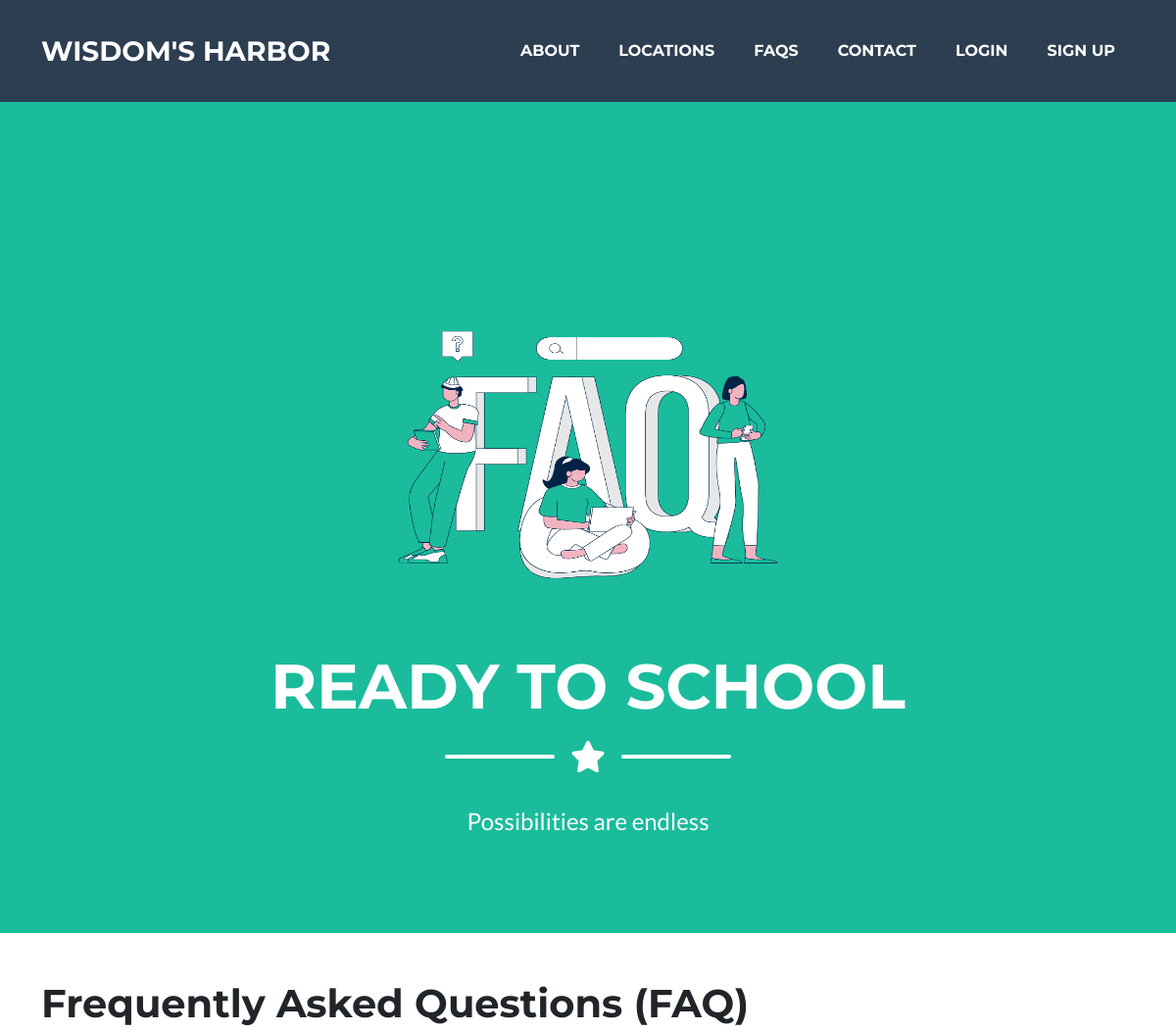
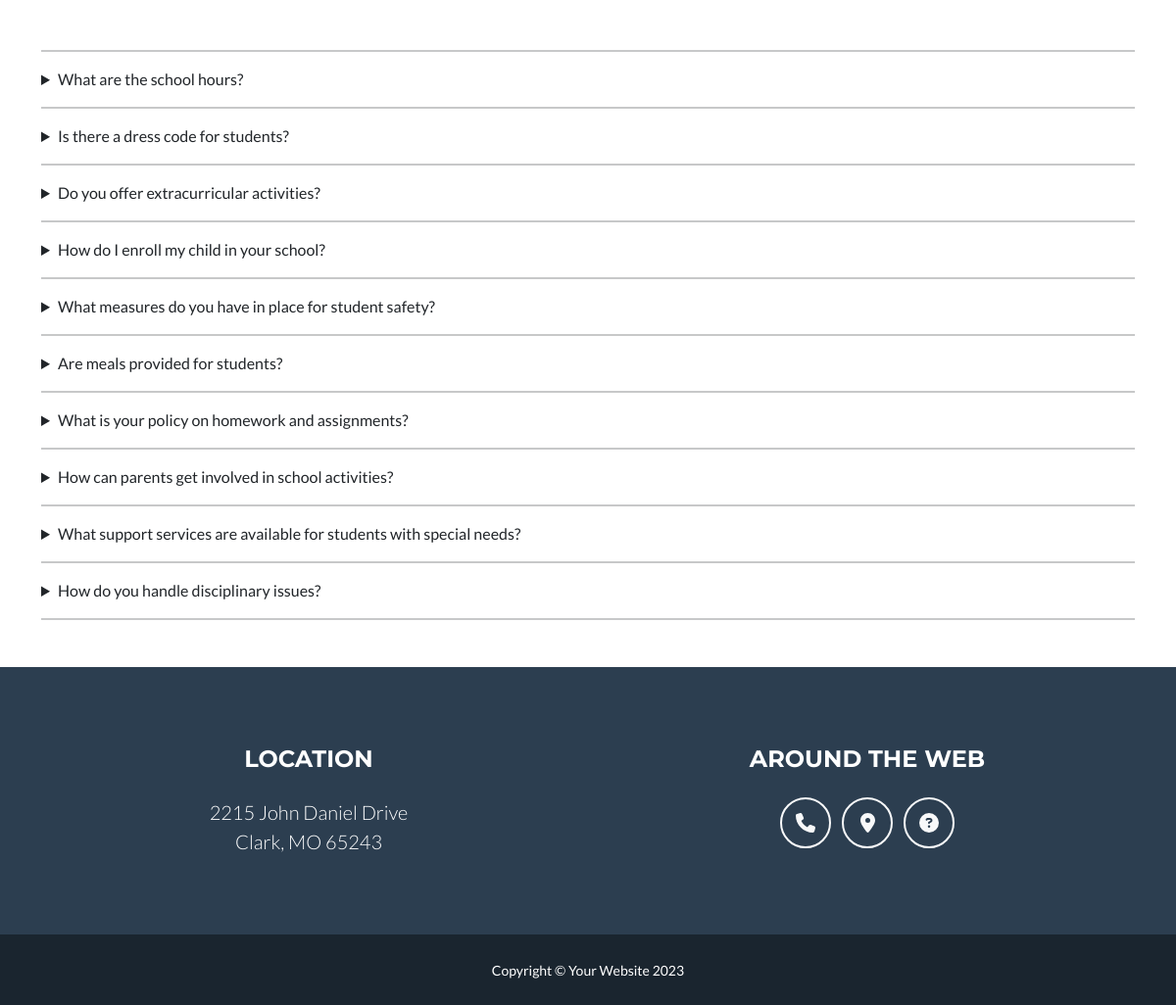
The page /faqs/ on the database its author committed (2 pictures, top to bottom).
### school/models.py (models this page shows)
class FAQs(models.Model):
    question = models.TextField()
    answer = models.TextField()
    status = models.BooleanField(default=True)
    class Meta:
        verbose_name_plural = 'FAQs'

### school/views.py (the view)
# urls.py: path('faqs/', views.faqs, name='faqs'),
def faqs(request):
    data = FAQs.objects.filter(status=True)
    return render(request, 'faqs.html', {'data': data})

### school/templates/faqs.html (shortened to what this page needs)
{% extends 'layout.html' %}
{% load static %}
{% block 'style' %}
<link rel="stylesheet" href="{% static 'css/about.css' %}">
{% endblock %}
{% block 'content' %}
    <div class="main">
        <header class="masthead bg-primary text-white text-center">
            <div class="container d-flex align-items-center flex-column">
                <img class="masthead-avatar mb-5" style="height: 40vh; width: 40vw;" src="{% static 'assets/img/FAQs.png' %}" alt="..." />
                <h1 class="masthead-heading text-uppercase mb-0">ready to school</h1>
                <div class="divider-custom divider-light">
                    <div class="divider-custom-line"></div>
                    <div class="divider-custom-icon"><i class="fas fa-star"></i></div>
                    <div class="divider-custom-line"></div>
                </div>
                <p class="masthead-subheading font-weight-light mb-0">Possibilities are endless</p>
            </div>
        </header>
        <div class="container content">
            <h1 class="mt-5 mb-3">Frequently Asked Questions (FAQ)</h1><br/>
            <hr>
            {% for i in data %}
                <details>
                    <summary>{{i.question}}</summary>
                    <br>
                </details>
                <hr>
            {% endfor %}
        </div>
    </div>
{% endblock %}

### static/css/about.css (style rules this page uses)
* { margin: 0; padding: 0; box-sizing: border-box; }
html,body { height: 100%; width: 100%; }

### rows shown on the page
FAQs: question "What are the school hours?"
FAQs: question "Is there a dress code for students?"
FAQs: question "Do you offer extracurricular activities?"
FAQs: question "How do I enroll my child in your school?"
FAQs: question "What measures do you have in place for student safety?"
FAQs: question "Are meals provided for students?"
FAQs: question "What is your policy on homework and assignments?"
FAQs: question "How can parents get involved in school activities?"
FAQs: question "What support services are available for students with special needs?"
FAQs: question "How do you handle disciplinary issues?"
